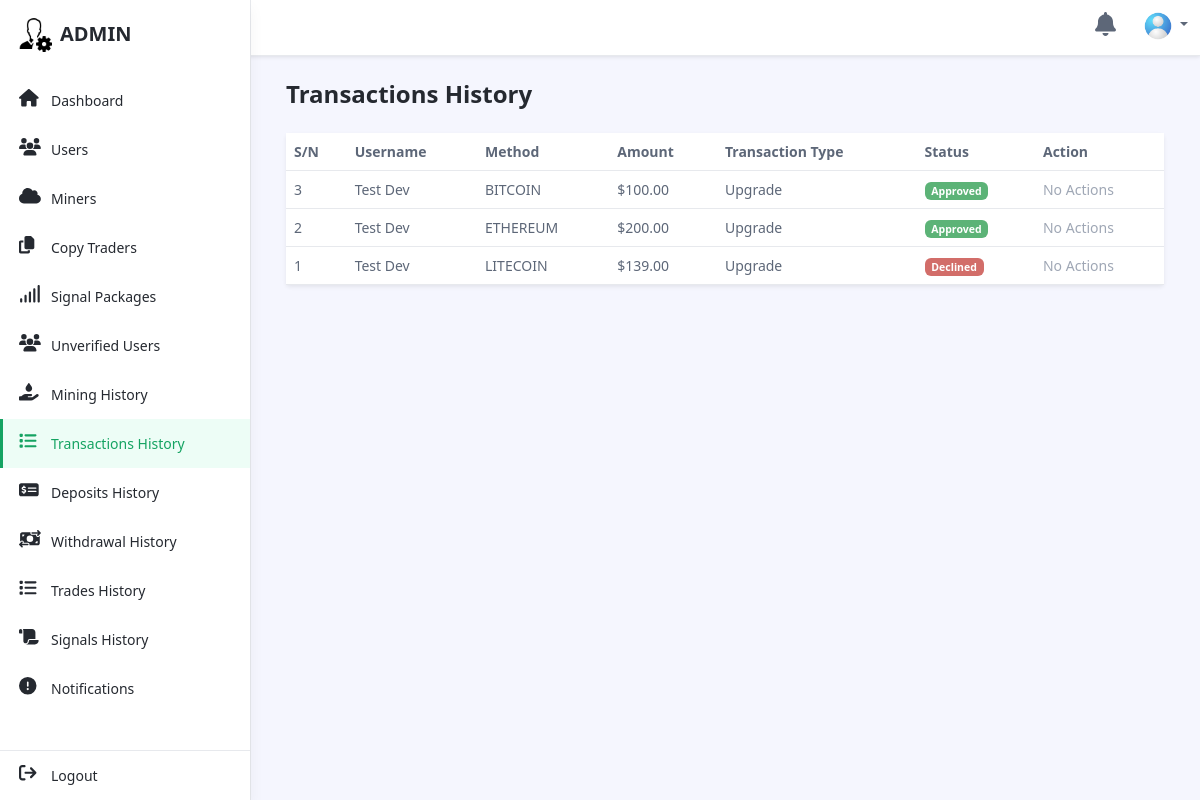
The app's page /admin/transactions.php (signed in) with its own data.
### tables this page shows
CREATE TABLE `transactions` (
  `id` int(11) NOT NULL,
  `user_id` int(11) NOT NULL,
  `username` varchar(100) NOT NULL,
  `transaction_type` enum('deposit','withdrawal','upgrade') NOT NULL,
  `method` varchar(50) NOT NULL,
  `wallet_address` varchar(255) DEFAULT NULL,
  `amount` decimal(15,2) NOT NULL,
  `status` enum('pending','approved','declined') DEFAULT 'pending',
  `created_at` timestamp NULL DEFAULT current_timestamp(),
  `updated_at` timestamp NULL DEFAULT current_timestamp() ON UPDATE current_timestamp(),
  `notification_id` varchar(50) DEFAULT NULL,
  `bank_name` varchar(255) DEFAULT NULL,
  `account_name` varchar(255) DEFAULT NULL,
  `account_number` varchar(50) DEFAULT NULL
);

CREATE TABLE `users` (
  `id` int(11) NOT NULL,
  `fullname` varchar(255) NOT NULL,
  `username` varchar(100) NOT NULL,
  `home_address` text DEFAULT NULL,
  `city` varchar(100) DEFAULT NULL,
  `postal_code` varchar(20) DEFAULT NULL,
  `country` varchar(100) DEFAULT NULL,
  `currency` varchar(10) DEFAULT '$',
  `phone` varchar(20) DEFAULT NULL,
  `email` varchar(255) NOT NULL,
  `account_type` varchar(50) DEFAULT 'Basic',
  `password` varchar(255) NOT NULL,
  `password_hash` varchar(255) NOT NULL,
  `balance` decimal(15,2) DEFAULT 0.00,
  `account_status` enum('active','suspended','closed') DEFAULT 'active',
  `created_at` timestamp NULL DEFAULT current_timestamp(),
  `updated_at` timestamp NULL DEFAULT current_timestamp() ON UPDATE current_timestamp(),
  `trade_progress` int(11) DEFAULT 0,
  `signal_strength` int(11) DEFAULT 0,
  `total_investment` decimal(15,2) DEFAULT 0.00,
  `profit_balance` decimal(15,2) DEFAULT 0.00,
  `btc` decimal(15,8) DEFAULT 0.00000000,
  `eth` decimal(15,8) DEFAULT 0.00000000,
  `usdt` decimal(15,2) DEFAULT 0.00,
  `bnb` decimal(15,8) DEFAULT 0.00000000,
  `ltc` decimal(15,8) DEFAULT 0.00000000,
  `doge` decimal(15,8) DEFAULT 0.00000000,
  `xrp` decimal(15,8) DEFAULT 0.00000000,
  `shib` decimal(15,8) DEFAULT 0.00000000,
  `sol` decimal(15,8) DEFAULT 0.00000000,
  `verified` int(11) DEFAULT 0,
  `blocked` tinyint(1) NOT NULL DEFAULT 0,
  `lock_copy_traders` tinyint(1) DEFAULT 0,
  `lock_trading` tinyint(1) DEFAULT 0,
  `show_popup` tinyint(1) NOT NULL DEFAULT 0,
  `popup_message` varchar(255) NOT NULL,
  `otp` int(11) DEFAULT NULL
);

### admin/transactions.php (the view, shortened to what this page needs)
<?php
require 'assets/php/config/connection.php';
$query = "SELECT
            users.fullname AS username,
            transactions.id,
            transactions.method,
            transactions.amount,
            transactions.status,
            transactions.user_id,
            transactions.transaction_type,  -- Added transaction_type
            transactions.created_at
        FROM transactions
        JOIN users ON transactions.user_id = users.id
        WHERE transactions.transaction_type NOT IN ('deposit', 'withdrawal')
        ORDER BY transactions.created_at DESC";
$stmt = $conn->prepare($query);
$stmt->execute();
$result = $stmt->get_result();
$transactions = $result->fetch_all(MYSQLI_ASSOC);
?>
<!DOCTYPE html>
<html lang="en">
<head>
	<link rel="stylesheet" href="https://cdnjs.cloudflare.com/ajax/libs/toastify-js/1.6.1/toastify.min.css" />
	<link id="theme-style" rel="stylesheet" href="assets/css/portal.css" />
	<link id="theme-style" rel="stylesheet" href="assets/css/toast-style.css" />
</head>
<body class="app">
	<header class="app-header fixed-top">
		<div class="app-header-inner">
			<div class="container-fluid py-2">
				<div class="app-header-content">
					<div class="row justify-content-between align-items-center">
						<div class="app-utilities col-auto">
							<div class="app-utility-item app-notifications-dropdown dropdown">
								<a href="notifications.php" role="button" aria-expanded="false" title="Notifications">
									<i class="fa-solid fa-bell fa-xl"></i>
								</a>
							</div>
							<div class="app-utility-item app-user-dropdown dropdown">
								<a class="dropdown-toggle" id="user-dropdown-toggle" data-bs-toggle="dropdown" href="#" role="button" aria-expanded="false"><img src="assets/images/user.png" alt="user profile" /></a>
							</div>
						</div>
					</div>
				</div>
			</div>
		</div>
		<div id="app-sidepanel" class="app-sidepanel">
			<div class="sidepanel-inner d-flex flex-column">
				<div class="app-branding">
					<a class="app-logo" href="#"><img class="logo-icon me-2" src="assets/images/admin-logo.png" alt="logo" /><span class="logo-text">ADMIN</span></a>
				</div>
				<?php include 'assets/php/nav.php'; ?>
				<div class="app-sidepanel-footer">
					<nav class="app-nav app-nav-footer">
						<ul class="app-menu footer-menu list-unstyled">
							<li class="nav-item">
								<a class="nav-link" href="assets/php/logout.php">
									<span class="nav-icon">
										<i class="fa-solid fa-arrow-right-from-bracket fa-lg"></i>
									</span>
									<span class="nav-link-text">Logout</span> </a>
							</li>
						</ul>
					</nav>
				</div>
			</div>
		</div>
	</header>
	<div class="app-wrapper">
		<div class="app-content pt-3 p-md-3 p-lg-4">
			<div class="container-xl">
				<div class="row g-3 mb-4 align-items-center justify-content-between">
					<div class="col-auto">
						<h1 class="app-page-title mb-0">Transactions History</h1>
					</div>
				</div>
				<div class="tab-content" id="orders-table-tab-content">
					<div class="tab-pane fade show active" id="orders-trades" role="tabpanel" aria-labelledby="orders-trades-tab">
						<div class="app-card app-card-orders-table shadow-sm mb-5">
							<div class="app-card-body">
								<div class="table-responsive">
									<table class="table app-table-hover mb-0 text-left">
										<thead>
											<tr>
												<th class="cell">S/N</th>
												<th class="cell">Username</th>
												<th class="cell">Method</th>
												<th class="cell">Amount</th>
												<th class="cell">Transaction Type</th>
												<th class="cell">Status</th>
												<th class="cell">Action</th>
											</tr>
										</thead>
										<tbody>
											<?php if (!empty($transactions)) : ?>
												<?php $i = count($transactions); ?>
												<?php foreach ($transactions as $transaction) : ?>
													<tr>
														<td class="cell"><?php echo $i--; ?></td>
														<td class="cell"><?php echo htmlspecialchars($transaction['username']); ?></td>
														<td class="cell"><?php echo htmlspecialchars($transaction['method']); ?></td>
														<td class="cell">$<?php echo number_format($transaction['amount'], 2); ?></td>
														<td class="cell"><?php echo ucfirst(htmlspecialchars($transaction['transaction_type'])); ?></td>
														<td class="cell">
															<span class="badge bg-<?php
																					echo ($transaction['status'] == 'approved') ? 'success' : (($transaction['status'] == 'pending') ? 'warning' : 'danger');
																					?>">
																<?php echo ucfirst($transaction['status']); ?>
															</span>
														</td>
														<td class="cell">
															<?php if ($transaction['status'] == 'pending') : ?>
																<form method="POST" action="assets/php/process_transactions.php" class="d-inline">
																	<input type="hidden" name="transaction_id" value="<?= $transaction['id']; ?>">
																	<input type="hidden" name="user_id" value="<?= $transaction['user_id']; ?>">
																	<input type="hidden" name="amount" value="<?= $transaction['amount']; ?>">
																	<input type="hidden" name="username" value="<?= $transaction['username']; ?>">
																	<button type="submit" name="action" value="approve" class="btn btn-success btn-sm">Approve</button>
																	<button type="submit" name="action" value="decline" class="btn btn-danger btn-sm">Decline</button>
																</form>
															<?php else : ?>
																<span class="text-muted">No Actions</span>
															<?php endif; ?>
														</td>
													</tr>
												<?php endforeach; ?>
											<?php else : ?>
												<tr>
													<td class="cell text-center" colspan="7">No transactions found.</td>
												</tr>
											<?php endif; ?>
										</tbody>
									</table>
								</div>
							</div>
						</div>
					</div>
				</div>
			</div>
		</div>
		<footer class="app-footer">
			<div class="container text-center py-3"></div>
		</footer>
	</div>
	<?php include 'assets/php/footer.php'; ?>

### records on screen
transactions: user.fullname "Test Dev", method "BITCOIN", amount "100.00", transaction_type "Upgrade", status "Approved", shows "No Actions"
transactions: user.fullname "Test Dev", method "ETHEREUM", amount "200.00", transaction_type "Upgrade", status "Approved", shows "No Actions"
transactions: user.fullname "Test Dev", method "LITECOIN", amount "139.00", transaction_type "Upgrade", status "Declined", shows "No Actions"
